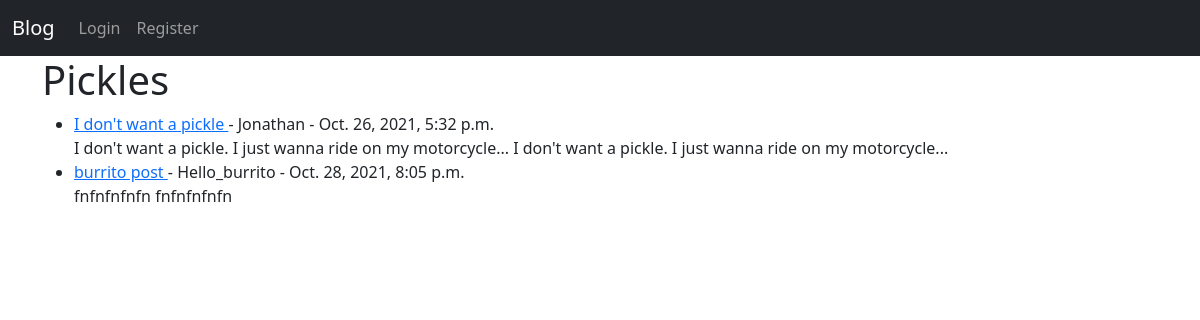
The page /category/Pickles/ on the database its author committed.
### theblog/models.py (models this page shows, shortened)
class Post(models.Model):
    title = models.CharField(max_length=255)
    title_tag = models.CharField(max_length=255)
    author = models.ForeignKey(User, on_delete=models.CASCADE)
    category = models.CharField(max_length=255, default='uncategorized')
    body = models.TextField()
    publication_date = models.DateTimeField(auto_now_add=True)
    likes = models.ManyToManyField(User, related_name='blog_posts')

### theblog/views.py (the view)
# urls.py: path('category/<str:cats>/', CategoryView, name= 'category'),
def CategoryView(request, cats):
    category_posts = Post.objects.filter(category=cats.replace('-', ' '))
    return render(request, 'categories.html', {'cats': cats.replace('-', ' '), 'category_posts': category_posts})

### theblog/templates/categories.html (shortened to what this page needs)
{% extends 'base.html'%}
{% block content %}
{% if category_posts%}
<h1>{{cats}}</h1>
<ul>
{%for post in category_posts%}
<li>
    <a href="{%url 'article-detail' post.pk%}">{{post.title}} </a> -
    {{post.author.first_name}} -
    {{ post.publication_date}}
<br>
    {{post.body}}
    {{ post.body|slice:":300"|safe}}</li>
{%endfor%}
</ul>
{% else%}
<h2>Sorry this page does not exist...</h2>
{%endif%}
{% endblock %}

### rows shown on the page
Post: title "I don't want a pickle", author.first_name "Jonathan", publication_date "Oct. 26, 2021, 5:32 p.m.", body "I don't want a pickle. I just wanna ride on my motorcycle..."
Post: title "burrito post", author.first_name "Hello_burrito", publication_date "Oct. 28, 2021, 8:05 p.m.", body "fnfnfnfnfn"

### other values the page prints
{{ cats }} "Pickles"
